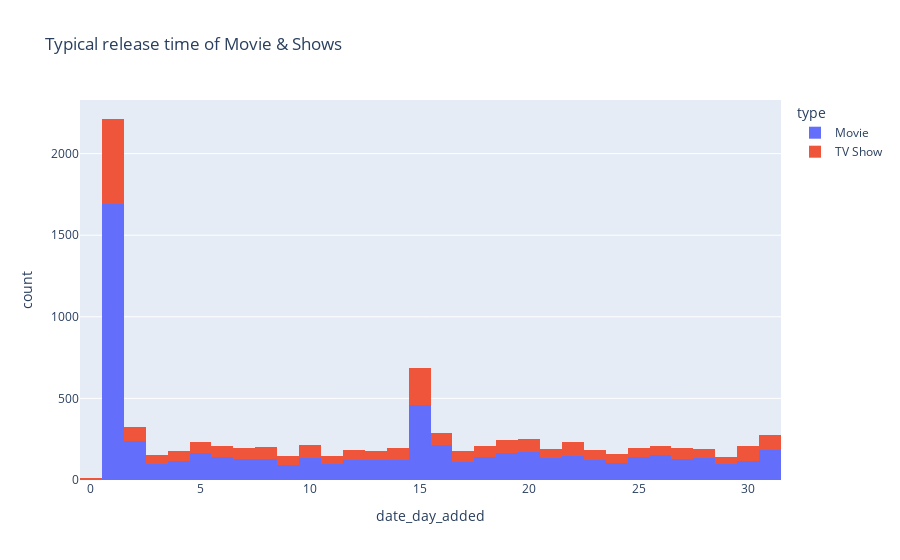

The code cell stored with this chart in its notebook:
### Code cell
netflix_titles['date_day_added']=netflix_titles['date_added'].dt.day.fillna(0)  

#px.title("Release time of Movies & TVShows")
px.histogram(netflix_titles,'date_day_added',color='type',title='Typical release time of Movie & Shows')

#Begining of month has highest number of release of both movies and tv-shows

### Figure 1 — Plotly figure (JSON) as saved in the notebook; plotly's stock layout.template omitted (floating-point values rounded to 4 significant figures; data arrays with more than 128 entries replaced by an {"elided": "..."} marker saying what was removed)
{"data": [{"alignmentgroup": "True", "bingroup": "x", "hovertemplate": "type=Movie<br>date_day_added=%{x}<br>count=%{y}<extra></extra>", "legendgroup": "Movie", "marker": {"color": "#636efa", "pattern": {"shape": ""}}, "name": "Movie", "offsetgroup": "Movie", "orientation": "v", "showlegend": true, "type": "histogram", "x": {"elided": "6131 int values"}, "xaxis": "x", "yaxis": "y"}, {"alignmentgroup": "True", "bingroup": "x", "hovertemplate": "type=TV Show<br>date_day_added=%{x}<br>count=%{y}<extra></extra>", "legendgroup": "TV Show", "marker": {"color": "#EF553B", "pattern": {"shape": ""}}, "name": "TV Show", "offsetgroup": "TV Show", "orientation": "v", "showlegend": true, "type": "histogram", "x": {"elided": "2676 int values"}, "xaxis": "x", "yaxis": "y"}], "layout": {"barmode": "relative", "legend": {"title": {"text": "type"}, "tracegroupgap": 0}, "title": {"text": "Typical release time of Movie & Shows"}, "xaxis": {"anchor": "y", "domain": [0, 1], "title": {"text": "date_day_added"}}, "yaxis": {"anchor": "x", "domain": [0, 1], "title": {"text": "count"}}}}
